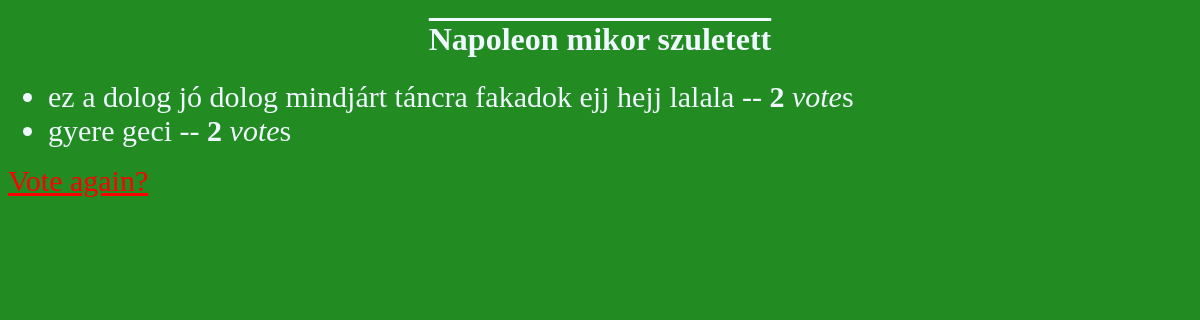
The page /polls/4/results/ on the database its author committed.
### polls/models.py (models this page shows, shortened)
class Question(models.Model):
    question_text = models.CharField(max_length=200)
    pub_date = models.DateTimeField("date published")

class Choice(models.Model):
    question = models.ForeignKey(Question,on_delete=models.CASCADE)
    choice_text = models.CharField(max_length=200)
    votes = models.IntegerField(default=0)

### polls/views.py (the view)
# urls.py: path("<int:pk>/results/", views.ResultsView.as_view(), name="results"),
class ResultsView(generic.DetailView):
    model = Question
    template_name = "polls/results.html"

### polls/templates/polls/results.html (shortened to what this page needs)
<!DOCTYPE html>
<html lang="hu">
<head>
</head>
<body>
    <h1>{{ question.question_text }}</h1>
<ul>
{% for choice in question.choice_set.all %}
    <li>{{ choice.choice_text }} -- <b> {{ choice.votes }} </b> <i>vote</i>{{ choice.votes|pluralize }}</li>
{% endfor %}
</ul>
<a href="{% url 'polls:detail' question.id %}">Vote again?</a>
</body>
</html>

### polls/templates/polls/results.html (style rules this page uses)
body { background-color: forestgreen; color: aliceblue; }
h1 { text-align: center; text-decoration: overline; }
li { font-size: 30px; }
a { color: red; font-size: 30px; }

### rows shown on the page
Question: question_text "Napoleon mikor szuletett"
Choice: choice_text "ez a dolog jó dolog mindjárt táncra fakadok ejj hejj lalala", votes "2"
Choice: choice_text "gyere geci", votes "2"
